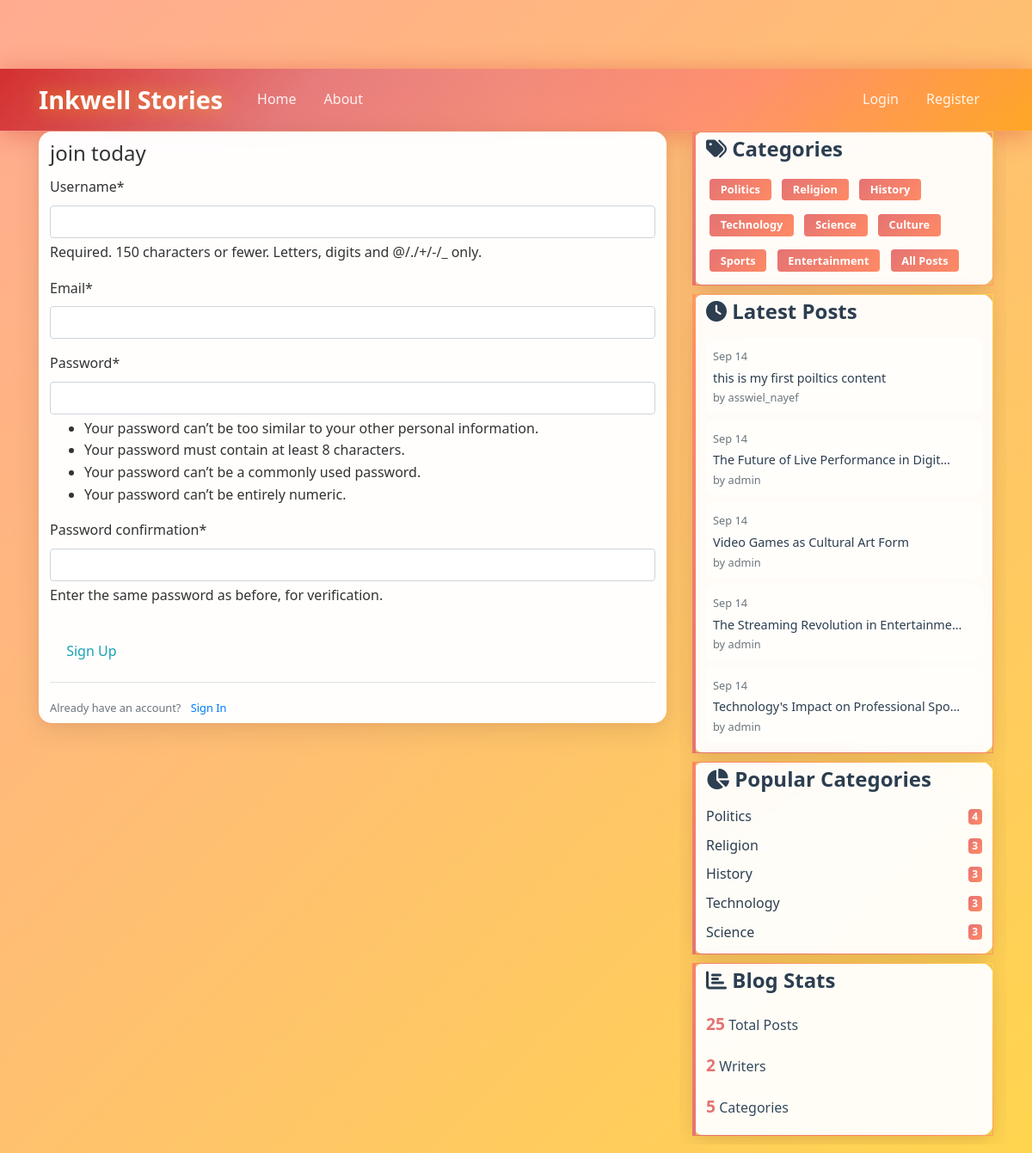
Screenshot of /register/ with the database file from the repository.
### blog/models.py (models this page shows, shortened)
class Post(models.Model):
    CATEGORY_CHOICES = [
        ('politics', 'Politics'),
        ('religion', 'Religion'),
        ('history', 'History'),
        ('technology', 'Technology'),
        ('science', 'Science'),
        ('culture', 'Culture'),
        ('sports', 'Sports'),
        ('entertainment', 'Entertainment'),
        ('other', 'Something else'),
    ]
    title = models.CharField(max_length=100)
    content = models.TextField()
    category = models.CharField(max_length=20, choices=CATEGORY_CHOICES, default='other')
    custom_category = models.CharField(max_length=50, blank=True, null=True, help_text="Enter a custom category if 'Something else' is selected")
    date_posted = models.DateTimeField(default = timezone.now) #when the object is createsd we will assigne the current time to it
    author = models.ForeignKey(User, on_delete=models.CASCADE) # if user is deleted their posts will be delted as well

### users/views.py (the view)
# urls.py: path('register/',user_views.register, name="register"),
def register(request):
    if request.method =='POST':
        form = UserRegisterForm(request.POST)
        if form.is_valid():
            form.save()
            username = form.cleaned_data.get('username') # get the username
            messages.success(request, f'Your account has been created! you are now able to login in')
            return redirect('login')
    else:
        form = UserRegisterForm()
    return render(request, 'users/register.html',{'form':form})

### users/forms.py
class UserRegisterForm(UserCreationForm):
    email = forms.EmailField()
    class Meta:
        model = User
        fields = ['username','email', 'password1', 'password2']

### users/templates/users/register.html (shortened to what this page needs)
{% extends "blog/base.html" %}
{% load crispy_forms_tags %}
{% block content %}
<div class="content-section">
    <form method="POST">
        <fieldset class="form-group">
            <legend "border-buttom mb-4">join today</legend>
            {{ form | crispy }}
        </fieldset>
        <div class="form-group">
            <button class="btn btn-outline-info" type="submit">Sign Up</button>
        </div>
    </form>
    <div class="border-top pt-3">
        <small class="text-muted"> Already have an account? <a class="ml-2" href="{% url 'login' %}">Sign In</a></small>
    </div>
</div>
{% endblock content %}

### blog/templates/blog/base.html (shortened to what this page needs)
{% load static %}
<!DOCTYPE html>
<html>
<head>
    <link rel="stylesheet" href="https://maxcdn.bootstrapcdn.com/bootstrap/4.0.0/css/bootstrap.min.css">
    <link rel="stylesheet" href="https://cdnjs.cloudflare.com/ajax/libs/font-awesome/6.0.0/css/all.min.css">
    <link rel="stylesheet" type="text/css" href="{% static 'blog/main.css' %}">
</head>
<body>
    <header class="site-header">
      <nav class="navbar navbar-expand-md navbar-dark bg-steel fixed-top">
        <div class="container">
          <a class="navbar-brand mr-4" href="{% url 'blog-home' %}">Inkwell Stories</a>
          <div class="collapse navbar-collapse" id="navbarToggle">
            <div class="navbar-nav mr-auto">
              <a class="nav-item nav-link" href="{% url 'blog-home' %}">Home</a>
              <a class="nav-item nav-link" href="{% url 'blog-about' %}">About</a>
            </div>
            <div class="navbar-nav">
              {% if user.is_authenticated %}
                <a class="nav-item nav-link" href="{% url 'profile' %}">Profile</a>
                <a class="nav-item nav-link" href="{% url 'logout' %}">Logout</a>
              {% else %}
                <a class="nav-item nav-link" href="{% url 'login' %}">Login</a>
                <a class="nav-item nav-link" href="{% url 'register' %}">Register</a>
              {% endif %}
            </div>
          </div>
        </div>
      </nav>
    </header>
    <main role="main" class="container">
      <div class="row">
        <div class="col-md-8">
          {% block content %}{% endblock %}
        </div>
        <div class="col-md-4">
          <div class="content-section mb-3">
            <h4><i class="fas fa-tags"></i> Categories</h4>
            <div class="category-list">
              <a href="?category=politics" class="badge badge-politics m-1">Politics</a>
              <a href="?category=religion" class="badge badge-religion m-1">Religion</a>
              <a href="?category=history" class="badge badge-history m-1">History</a>
              <a href="?category=technology" class="badge badge-technology m-1">Technology</a>
              <a href="?category=science" class="badge badge-science m-1">Science</a>
              <a href="?category=culture" class="badge badge-culture m-1">Culture</a>
              <a href="?category=sports" class="badge badge-sports m-1">Sports</a>
              <a href="?category=entertainment" class="badge badge-entertainment m-1">Entertainment</a>
              <a href="?" class="badge badge-all m-1">All Posts</a>
            </div>
          </div>
          <div class="content-section mb-3">
            <h4><i class="fas fa-clock"></i> Latest Posts</h4>
            <div class="latest-posts">
              {% for post in latest_posts %}
              <div class="latest-post-item mb-2">
                <small class="text-muted">{{ post.date_posted|date:"M d" }}</small>
                <br>
                <a href="{% url 'post-detail' post.pk %}" class="latest-post-title">{{ post.title|truncatechars:40 }}</a>
                <small class="text-muted d-block">by {{ post.author.username }}</small>
              </div>
              {% empty %}
              <p class="text-muted">No posts yet.</p>
              {% endfor %}
            </div>
          </div>
          <div class="content-section mb-3">
            <h4><i class="fas fa-chart-pie"></i> Popular Categories</h4>
            <div class="popular-categories">
              {% for category in popular_categories %}
              <div class="d-flex justify-content-between align-items-center mb-2">
                <span class="category-name">{{ category.name }}</span>
                <span class="badge badge-secondary">{{ category.count }}</span>
              </div>
              {% empty %}
              <p class="text-muted">No categories yet.</p>
              {% endfor %}
            </div>
          </div>
          <div class="content-section">
            <h4><i class="fas fa-chart-bar"></i> Blog Stats</h4>
            <div class="blog-stats">
              <div class="stat-item mb-2">
                <strong>{{ total_posts }}</strong> Total Posts
              </div>
              <div class="stat-item mb-2">
                <strong>{{ total_users }}</strong> Writers
              </div>
              <div class="stat-item mb-2">
                <strong>{{ total_categories }}</strong> Categories
              </div>
            </div>
          </div>
        </div>
      </div>
    </main>
</body>
</html>

### rows the page displays
Post: date_posted "Sep 14", title "this is my first poiltics content", author.username "asswiel_nayef"
Post: date_posted "Sep 14", title "The Future of Live Performance in Digit…", author.username "admin"
Post: date_posted "Sep 14", title "Video Games as Cultural Art Form", author.username "admin"
Post: date_posted "Sep 14", title "The Streaming Revolution in Entertainme…", author.username "admin"
Post: date_posted "Sep 14", title "Technology's Impact on Professional Spo…", author.username "admin"

### other values shown
{{ category.name }} "Politics" "Religion" "History" "Technology" "Science"
{{ category.count }} "4" "3" "3" "3" "3"
{{ total_posts }} "25"
{{ total_users }} "2"
{{ total_categories }} "5"
